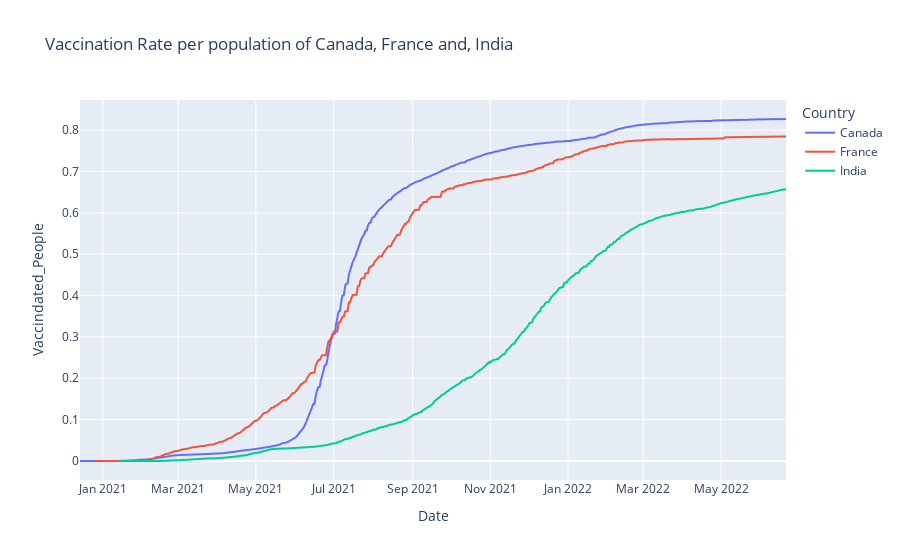

Notebook cell for this chart:
### Code cell
#Plotting the Graph of the three countries 
plot = pe.line(final_df, x="Date", y="Vaccindated_People", color = 'Country', title='Vaccination Rate per population of Canada, France and, India')
plot.show()

### Figure 1 — Plotly figure (JSON) as saved in the notebook; plotly's stock layout.template omitted (floating-point values rounded to 4 significant figures; data arrays with more than 128 entries replaced by an {"elided": "..."} marker saying what was removed)
{"data": [{"hovertemplate": "Country=Canada<br>Date=%{x}<br>Vaccindated_People=%{y}<extra></extra>", "legendgroup": "Canada", "line": {"color": "#636efa", "dash": "solid"}, "marker": {"symbol": "circle"}, "mode": "lines", "name": "Canada", "showlegend": true, "type": "scattergl", "x": {"elided": "554 str values"}, "xaxis": "x", "y": {"elided": "554 float values"}, "yaxis": "y"}, {"hovertemplate": "Country=France<br>Date=%{x}<br>Vaccindated_People=%{y}<extra></extra>", "legendgroup": "France", "line": {"color": "#EF553B", "dash": "solid"}, "marker": {"symbol": "circle"}, "mode": "lines", "name": "France", "showlegend": true, "type": "scattergl", "x": {"elided": "541 str values"}, "xaxis": "x", "y": {"elided": "541 float values"}, "yaxis": "y"}, {"hovertemplate": "Country=India<br>Date=%{x}<br>Vaccindated_People=%{y}<extra></extra>", "legendgroup": "India", "line": {"color": "#00cc96", "dash": "solid"}, "marker": {"symbol": "circle"}, "mode": "lines", "name": "India", "showlegend": true, "type": "scattergl", "x": {"elided": "523 str values"}, "xaxis": "x", "y": {"elided": "523 float values"}, "yaxis": "y"}], "layout": {"legend": {"title": {"text": "Country"}, "tracegroupgap": 0}, "title": {"text": "Vaccination Rate per population of Canada, France and, India"}, "xaxis": {"anchor": "y", "domain": [0, 1], "title": {"text": "Date"}}, "yaxis": {"anchor": "x", "domain": [0, 1], "title": {"text": "Vaccindated_People"}}}}
